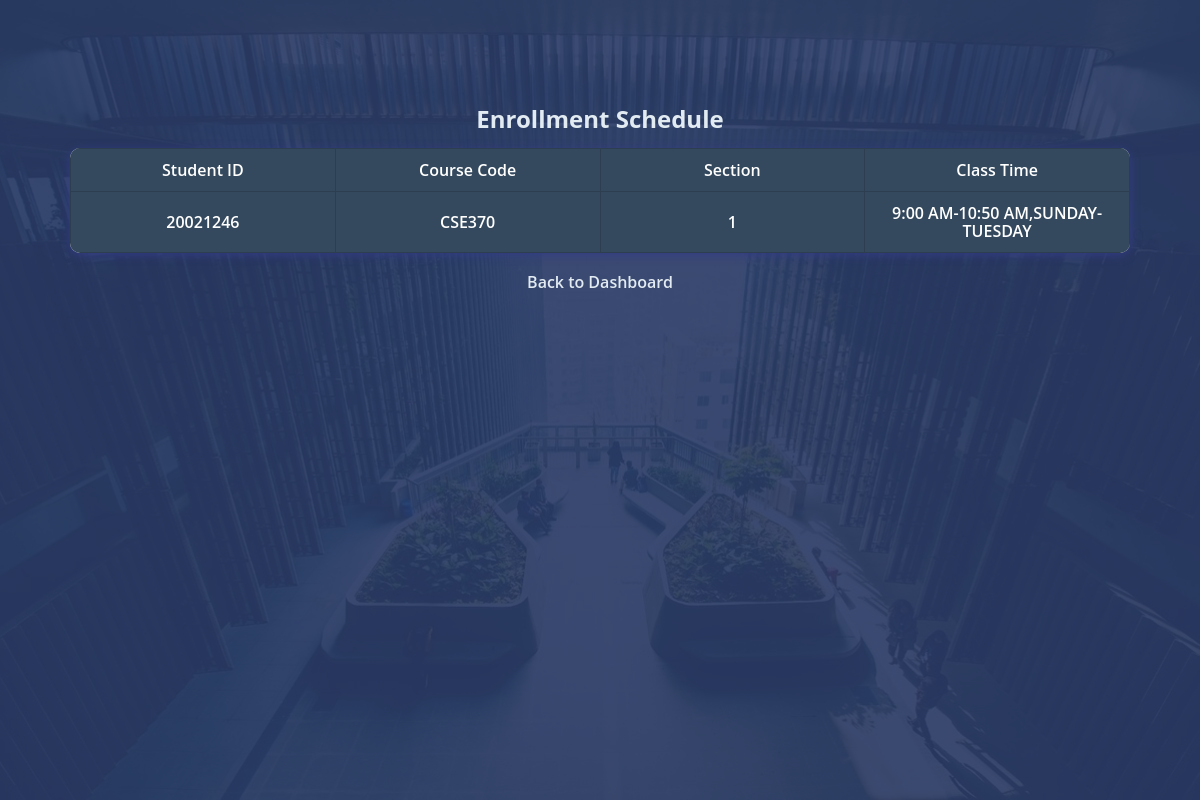
The app's page /student/enroll_courses.php (signed in) with its own data.
### tables this page shows
CREATE TABLE `enrollments` (
  `id` int(11) NOT NULL,
  `course_code` varchar(50) NOT NULL,
  `section` varchar(50) NOT NULL,
  `student_id` char(8) DEFAULT NULL,
  `teacher_id` int(11) DEFAULT NULL,
  `role` enum('student','teacher') NOT NULL,
  `class_time` varchar(255) DEFAULT NULL
);

### student/enroll_courses.php (the view, shortened to what this page needs)
<?php
include ('../includes/db_connect.php');
$student_id = $_SESSION['user_id'];
$query = "SELECT student_id, course_code, section, class_time
          FROM enrollments
          WHERE student_id = ?";
$stmt = $conn->prepare($query);
$stmt->bind_param("s", $student_id);
$stmt->execute();
$result = $stmt->get_result();
?>
<!DOCTYPE html>
<html lang="en">
<head>
    <link rel="stylesheet" href="../css/styles.css">
</head>
<body>
    <div class="login-wrap">
        <div class="login-html">
            <h2 style="color: rgb(226, 235, 241); text-align: center;">Enrollment Schedule</h2>
            <table>
                <thead>
                    <tr>
                        <th style="width: 25%;">Student ID</th>
                        <th style="width: 25%;">Course Code</th>
                        <th style="width: 25%;">Section</th>
                        <th style="width: 25%;">Class Time</th>
                    </tr>
                </thead>
                <tbody>
                    <?php
                    if ($result->num_rows > 0) {
                        while ($row = $result->fetch_assoc()) {
                            echo "<tr>";
                            echo "<td style='text-align: center;'>" . htmlspecialchars($row['student_id']) . "</td>";
                            echo "<td style='text-align: center;'>" . htmlspecialchars($row['course_code']) . "</td>";
                            echo "<td style='text-align: center;'>" . htmlspecialchars($row['section']) . "</td>";
                            echo "<td style='text-align: center;'>" . htmlspecialchars($row['class_time']) . "</td>";
                            echo "</tr>";
                        }
                    } else {
                        echo "<tr><td colspan='4' class='no-data'>No enrollments found</td></tr>";
                    }
                    ?>
                </tbody>
            </table>
            <a href="dashboard.php" class="back-button">Back to Dashboard</a>
        </div>
    </div>
</body>
</html>

### css/styles.css (style rules this page uses)
body { margin: 0; color: #6a6f8c; background: #c8c8c8; font: 600 16px/18px 'Open Sans', sans-serif; }
a { color: inherit; text-decoration: none; }
.login-wrap { width: 100%; height: 100vh; margin: 0; position: relative; background: url('images/New_campus2.jpg') no-repeat center center; background-size: cover; background-attachment: fixed; background-position: center; box-shadow: 0 12px 15px 0 rgba(255, 2, 2, 0.24), 0 17px 50px 0 rgba(0, 0, 0, 0.19); }
.login-html { width: 100%; height: 100%; position: absolute; padding: 90px 70px 50px 70px; background: rgba(40, 57, 101, 0.9); }

### student/enroll_courses.php (style rules this page uses)
table { width: 100%; margin: 20px 0; border-collapse: collapse; background-color: rgb(255, 255, 255); box-shadow: 0 2px 10px rgb(51, 59, 133); border-radius: 10px; overflow: hidden; }
th, td { padding: 12px; text-align: center; border: 1px solid #2c3e50; }
th { background-color: #34495e; color: white; font-weight: 600; }
td { background-color: #34495e; color: white; }
.back-button { display: block; text-align: center; margin-top: 20px; color: rgb(226, 235, 241); text-decoration: none; }

### records on screen
enrollments: student "20021246", course_code "CSE370", section "1", class_time "9:00 AM-10:50 AM,SUNDAY-TUESDAY"
